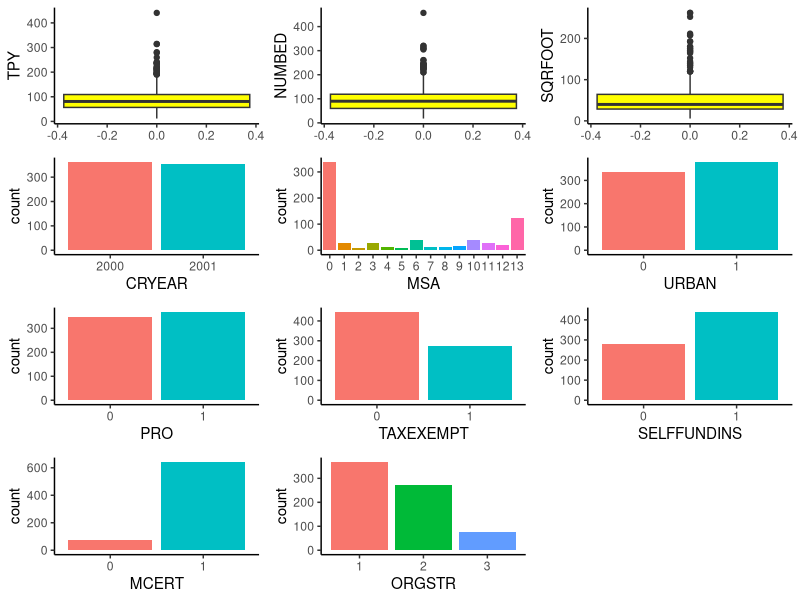

Recreate this plot in R.
Data <- read.csv("WiscNursingHome.csv", header = TRUE)
Data$CRYEAR <- factor(Data$CRYEAR)
Data$URBAN <- factor(Data$URBAN)
Data$PRO <- factor(Data$PRO)
Data$TAXEXEMPT <- factor(Data$TAXEXEMPT)
Data$SELFFUNDINS <- factor(Data$SELFFUNDINS)
Data$MCERT <- factor(Data$MCERT)
Data$ORGSTR <- factor(Data$ORGSTR)
Data$MSA <- factor(Data$MSA)


library(ggplot2)
library(cowplot)


p1 <- ggplot(data = Data, aes(y = TPY)) +
    geom_boxplot(fill = "yellow") +
    theme_classic() 

p2 <- ggplot(data = Data, aes(y = NUMBED)) +
    geom_boxplot(fill = "yellow") +
    theme_classic() 

p3 <- ggplot(data = Data, aes(y = SQRFOOT)) +
    geom_boxplot(fill = "yellow") +
    theme_classic() 

p4 <- ggplot(data = Data, aes(x = CRYEAR, fill = CRYEAR)) +
    geom_bar() +
    theme_classic() +
    theme(legend.position = "none")

p5 <- ggplot(data = Data, aes(x = MSA, fill = MSA)) +
    geom_bar() +
    theme_classic() +
    theme(legend.position = "none")

p6 <- ggplot(data = Data, aes(x = URBAN, fill = URBAN)) +
    geom_bar() +
    theme_classic() +
    theme(legend.position = "none")

p7 <- ggplot(data = Data, aes(x = PRO, fill = PRO)) +
    geom_bar() +
    theme_classic() +
    theme(legend.position = "none")

p8 <- ggplot(data = Data, aes(x = TAXEXEMPT, fill = TAXEXEMPT)) +
    geom_bar() +
    theme_classic() +
    theme(legend.position = "none")

p9 <- ggplot(data = Data, aes(x = SELFFUNDINS, fill = SELFFUNDINS)) +
    geom_bar() +
    theme_classic() +
    theme(legend.position = "none")

p10 <- ggplot(data = Data, aes(x = MCERT, fill = MCERT)) +
    geom_bar() +
    theme_classic() +
    theme(legend.position = "none")

p11 <- ggplot(data = Data, aes(x = ORGSTR, fill = ORGSTR)) +
    geom_bar() +
    theme_classic() +
    theme(legend.position = "none")

plot_grid(p1, p2, p3,
          p4, p5, p6,
          p7, p8, p9,
          p10, p11,
          nrow = 4, ncol = 3)
